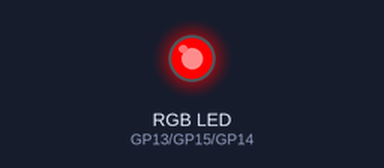
This program was run on a simulated Raspberry Pi Pico running MicroPython. Shown: an RGB LED mixed from three pins (HIGH = lit). At 6.0 s the program stops and its outputs stay as they are.

Above: at 0.1 s.
At 2.1 s:
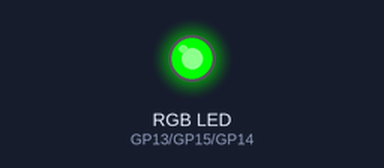
At 4.1 s:
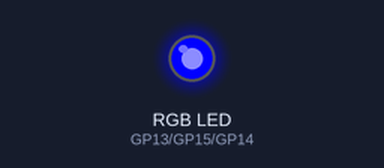
At 6.1 s:
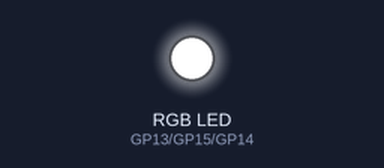
Timing chart, 0 to 7.5 s (numbered marks = the images above):
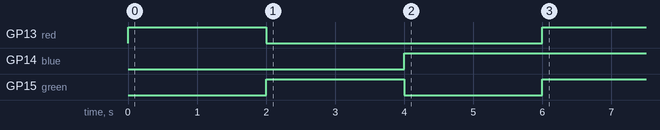

The program:

rgbLedStrip.py
```python
#rgbLED Strip - 12v + R+G+B
# control rgbLED with 4 pins: +12v, R,G,B

from machine import Pin
from time import sleep

green = Pin(15, Pin.OUT)
red = Pin(13, Pin.OUT)
blue = Pin(14, Pin.OUT)
red.value(0)
green.value(0)
blue.value(0)


# go through all of them
red.value(1)
sleep(2)
red.value(0)
green.value(1)

sleep(2)
green.value(0)
blue.value(1)


# all ON - CYAN/White
sleep(2)
green.value(1)
red.value(1)
```

Measured:
- by itself, GP13 (red): LOW → HIGH at 0.00 s, → LOW 2.0 s later, → HIGH 4.0 s later
- by itself, GP14 (blue): LOW → HIGH at 4.0 s
- by itself, GP15 (green): LOW → HIGH at 2.0 s, → LOW 2.0 s later, → HIGH 2.0 s later
